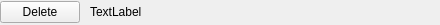
<?xml version="1.0" encoding="UTF-8"?>
<ui version="4.0">
 <class>document_widget</class>
 <widget class="QWidget" name="document_widget">
  <property name="geometry">
   <rect>
    <x>0</x>
    <y>0</y>
    <width>440</width>
    <height>25</height>
   </rect>
  </property>
  <property name="windowTitle">
   <string>Form</string>
  </property>
  <layout class="QGridLayout" name="gridLayout">
   <property name="leftMargin">
    <number>0</number>
   </property>
   <property name="topMargin">
    <number>0</number>
   </property>
   <property name="rightMargin">
    <number>0</number>
   </property>
   <property name="bottomMargin">
    <number>0</number>
   </property>
   <property name="horizontalSpacing">
    <number>10</number>
   </property>
   <property name="verticalSpacing">
    <number>0</number>
   </property>
   <item row="0" column="0">
    <widget class="QPushButton" name="pushButton">
     <property name="maximumSize">
      <size>
       <width>80</width>
       <height>16777215</height>
      </size>
     </property>
     <property name="text">
      <string>Delete</string>
     </property>
     <property name="icon">
      <iconset theme="user-trash"/>
     </property>
    </widget>
   </item>
   <item row="0" column="1">
    <widget class="QLabel" name="label">
     <property name="text">
      <string>TextLabel</string>
     </property>
    </widget>
   </item>
  </layout>
 </widget>
 <resources/>
 <connections>
  <connection>
   <sender>pushButton</sender>
   <signal>clicked()</signal>
   <receiver>document_widget</receiver>
   <slot>on_delete()</slot>
   <hints>
    <hint type="sourcelabel">
     <x>49</x>
     <y>10</y>
    </hint>
    <hint type="destinationlabel">
     <x>86</x>
     <y>4</y>
    </hint>
   </hints>
  </connection>
 </connections>
 <slots>
  <slot>on_delete()</slot>
 </slots>
</ui>
